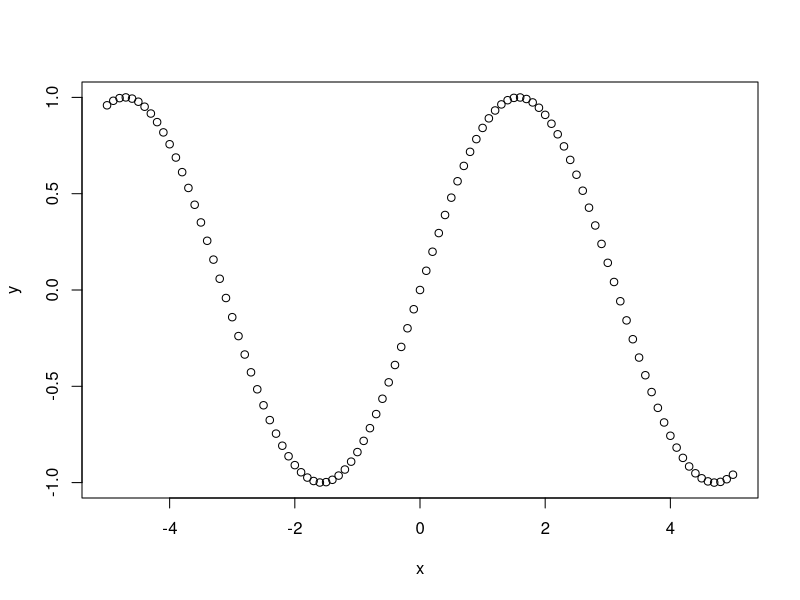

R code for this plot:
#
#  Compare with -> colon operator
#


seq(20, 41, by=4)
# [1] 20 24 28 32 36 40

seq(10, 26, length=4)
# [1] 10.00000 15.33333 20.66667 26.00000


x11(width=20,height=10)

x <- seq(-5, 5, by=.1)

y <- sin(x)

plot(x,y)

# Wait for mouse click or enter pressed
z <- locator(1)
